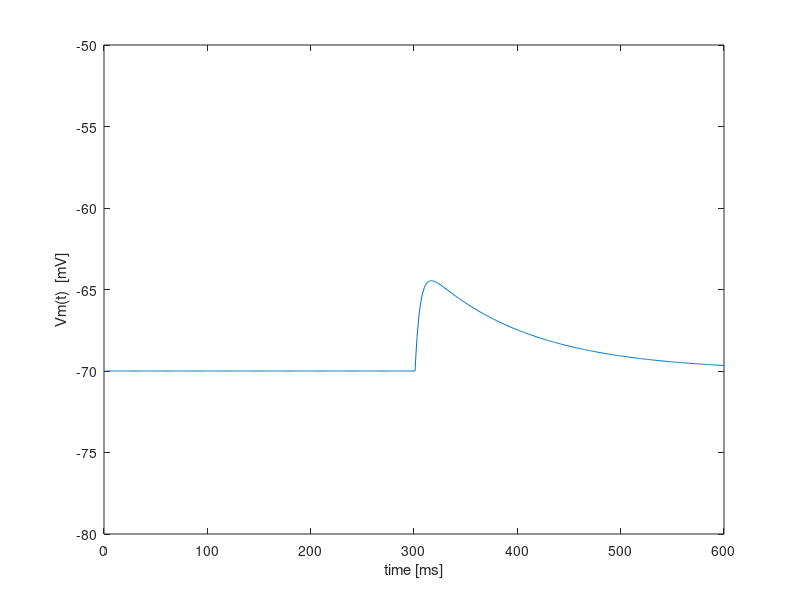

This chart was generated by the following MATLAB code:
% Author: Ardi Tampuu, University Of Tartu
%
% Session: Single Neuron Models
% Exerise on Integrate and Fire with synapses
% Spike currents adopted from http://math.bu.edu/people/mak/MA665 course materials
%
%
%

%%%%%%%%%%%%%%%%

clear all
clf

T = 0.6; %duration of simulation in sec
dt=0.001;
number_of_steps = T/dt


%Neuron Parameters
%----------
I_const = 0.0; % we are looking into synapses, so no injected current
C = 0.1; % capacity
R = 1; % resistance

Vr =  -75.0; % reset potential in mV
V0 = -70.0; % resting potential in mV

spike_strength = 70.0; % this will modify how strong the effect of spikes are
                       %%% TODO 1.3 %%% increase the strength. 
                       % !!NB!! set it back to 70 afterwards!!

tc = -100000; 
th = -55.0; %the neuron threshold
taus = 5; % this defines the shape of the spike (how long the tail is)
          %%% TODO 1 %%% relate it to the I_syaptic shape


%Vm = ones(number_of_steps,1)*-70.0; %membrane potential
Vm(1) = V0;
I_syn(1) = 0;


f = [300]; %%% TODO 1 %%% In the first task the neuron receives just one spike. 
           % Uncomment plotting function below. Describe the shape and duration of the incoming current 
           % and the shape of its effect on the membrane potential. 
           % Q1 In how much time is I_syn reduced to half of its initial strength? What does it tell you about the "taus" parameter?
           % Q2 How high does the membrane potential reach at its maximum after receiving only one spike?
           % Q3 How strong should the "spike_strenght" (above) so that only one incoming spike would suffice to generate a postsynaptic spike?
           % always add the plots to pdf

%f = [50 100 150 200 250 300 350 400 450 500 550]; %the spike times of the presynaptic neuron(s)
           %%% TODO 2 %%% (set the spike strenght back to 70.0) Plot the behaviour. Describe what happens. 
           % Why does the neuron not spike even though it receives plenty of incoming spikes?
%f = [100 101 t3]; %%% TODO 3 %%% Find the lowest possible t3 so that the postsynaptic neuron would spike.


seps = 0;

for i=1:(number_of_steps-1)	
        if(Vm(i) >= th)   %generate spike
          tc = i %synaptic currents want to know the last spike time		  
          Vm(i) = Vr;
	end
		
        %The following stuff has to do with shape of incoming current caused by spikes		 
	seps = 0;
	for j=1:length(f);
          eps = 0;
          if (tc <= f(j) && f(j) <= i)
            eps = exp(-(i -f(j))/(R*C)) - exp(-(i-f(j))/taus);
          end
	   
          if (f(j) < tc && tc <= i)
            eps = exp(-(tc-f(j))/taus)*(exp(-(i-tc)/(R*C)) - exp(-(i-tc)/taus));
          end
          seps = seps + eps; %current from spikes at time t
          % end of spike current calculation
	
	end
	I_syn(i) = spike_strength * 1/(1-taus/(R*C))*seps; %we keep track of this for TODO 1
        %i_leak = dt*(V0-Vm(i))/(R*C);
        %i_injected = dt*I_const/C;
        Vm(i+1) = Vm(i) + dt*(V0 - Vm(i) )/(R*C) + (dt*I_const/C) + spike_strength * 1/(1-taus/(R*C))*seps;	
end 

%%% TODO 1 %%% uncomment the lines below and plot the shape of synaptic current in time
%t = (1:length(Vm)-1);
%plot(t, I_syn);
%xlim([290.0,350.0])
%pause 

%%% TODO always%%%
%plot membrane potential vs time
t = (1:length(Vm));
plot(t, Vm);
ylim([-80.0,-50.0])

xlabel('time [ms]');
ylabel('Vm(t)  [mV]')   

